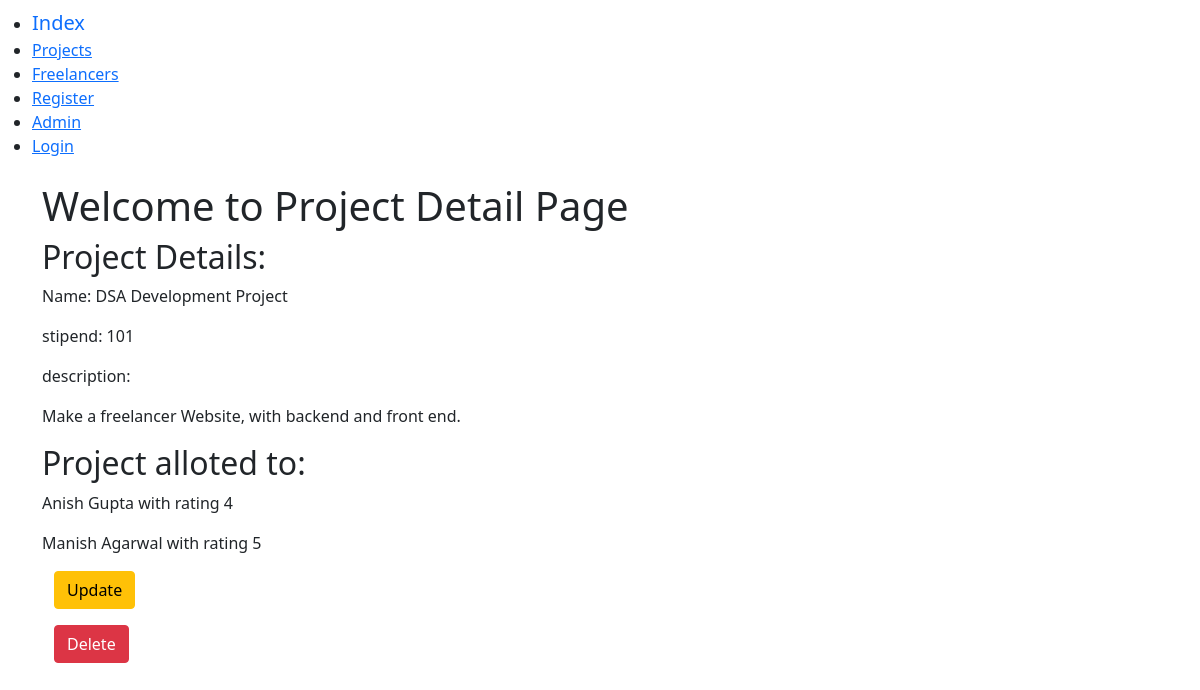
/jobfair_app/project_list/1/, run on the app's committed database.
### jobfair_app/models.py (models this page shows, shortened)
class Project(models.Model):
    name = models.CharField(max_length = 256)
    description = models.TextField(
        default = ' ',
        max_length=500,
    )
    stipend = models.IntegerField(
        default = 0,
     )

class Freelancer(models.Model):
    name = models.CharField(max_length = 256)
    rating = models.IntegerField(
        default = 0,
     )
    project = models.ForeignKey(Project, related_name = 'freelancers', on_delete=models.CASCADE,)

### jobfair_app/views.py (the view)
# urls.py: path('project_list/<pk>/',views.ProjectDetailView.as_view(), name = 'project_detail'),
class ProjectDetailView(DetailView):
    model = models.Project
    template_name = 'project_detail.html'
    context_object_name = 'project_detail'

### jobfair_app/templates/project_detail.html
{% extends "base.html" %}
{% block body_block %}
  <div class="jumbotron">
    <h1>Welcome to Project Detail Page</h1>
    <h2>Project Details:</h2>
    <p>Name: {{project_detail.name}}</p>
    <p>stipend: {{project_detail.stipend}}</p>
    <p>description:</p>
    <p>{{project_detail.description}}</p>
    <h2>Project alloted to:</h2>
    {% for freelancer in project_detail.freelancers.all %}
      <p>{{freelancer.name}} with rating {{freelancer.rating}}</p>
    {% endfor %}
    <div class="container">
      <p> <a class = 'btn btn-warning' href="{% url 'jobfair_app:project_update' pk=project_detail.pk %}"> Update</a> </p>
    </div>
    <div class="container">
      <p> <a class = 'btn btn-danger' href="{% url 'jobfair_app:project_delete' pk=project_detail.pk %}"> Delete</a> </p>
    </div>
  </div>
{% endblock %}

### data on the page
Project: name "DSA Development Project", stipend "101", description "Make a freelancer Website, with backend and front end."
Freelancer: name "Anish Gupta", rating "4"
Freelancer: name "Manish Agarwal", rating "5"
